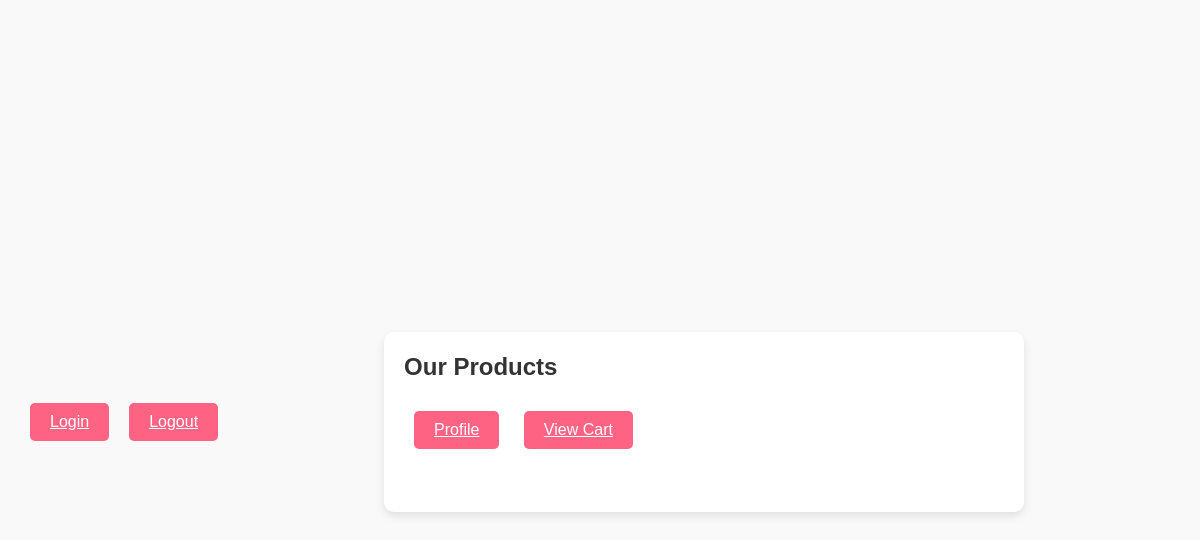
/Cake/catalog, run on an earlier commit of the app's database.
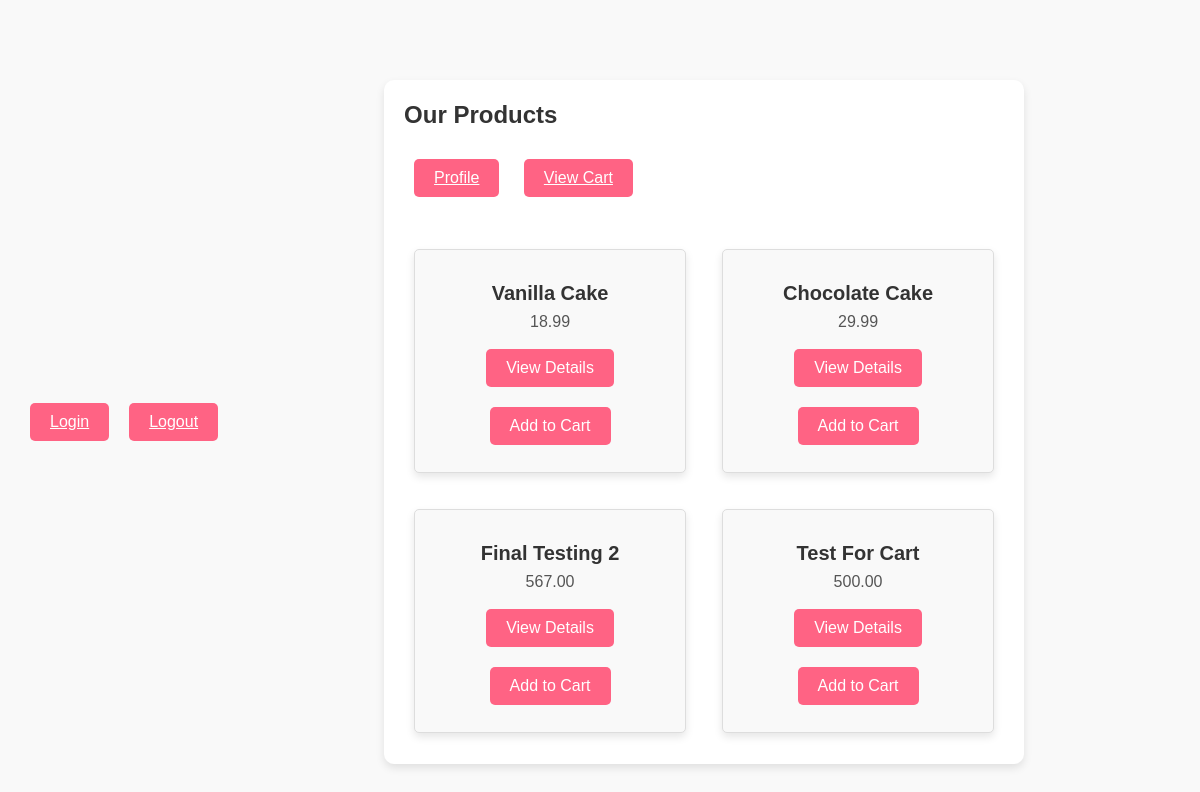
And on a later commit of the database.
### tables this page shows
CREATE TABLE `product` (
  `product_id` int(11) NOT NULL,
  `name` varchar(255) NOT NULL,
  `type` varchar(100) NOT NULL,
  `price` decimal(10,2) NOT NULL,
  `details` text NOT NULL,
  `quantity` int(11) NOT NULL,
  `image_path` varchar(255) NOT NULL
);

### app/core/Controller.php (called while the page is built, shortened)
<?php
class Controller{
	function view($name, $data=null){
		include('app/views/' . $name . '.php');
	}
}

### app/controllers/Cake.php (called while the page is built, shortened)
<?php
class Cake extends \app\core\Controller {
    public function catalog() {
        $product = new \app\models\Product();
        $products = $product->getAll();
        $this->view('Product/catalog', $products);
    }
}

### app/core/App.php (called while the page is built, shortened)
<?php
class App{
    private $routes = [];
    public function addRoute($url,$handler){
        $url = preg_replace('/{([^\/]+)}/', '(?<$1>[^\/]+)', $url);
        $this->routes[$url] = $handler;
    }
    public function resolve($url){
        $matches = [];
        foreach ($this->routes as $routePattern => $controllerMethod) {
            if(preg_match("#^$routePattern$#", $url, $matches)){
                $namedParams = array_filter($matches,
                    function($key) {
                        return !is_numeric($key);
                    }
                    , ARRAY_FILTER_USE_KEY);
                return [$controllerMethod, $namedParams];
            }
        }
        return false;
    }
    function __construct(){
        $url = $_GET['url'];
        [$controllerMethod, $namedParams] = $this->resolve($url);
        [$controller,$method] = explode(',', $controllerMethod);
        $controllerInstance = new $controller();
        call_user_func_array([$controllerInstance, $method], $namedParams);
    }
}

### index.php (called while the page is built, shortened)
<?php
new App();

### app/models/Product.php (called while the page is built, shortened)
<?php
class Product extends \app\core\Model{
    public function getAll(){
        $SQL = 'SELECT * FROM product';
        $STMT = self::$_conn->prepare($SQL);
        $STMT->execute();
        $STMT->setFetchMode(PDO::FETCH_CLASS, 'app\models\Product');
        return $STMT->fetchAll();
    }
}

### app/core/autoload.php (called while the page is built, shortened)
<?php
spl_autoload_register(
    function($class_name){
        $class_name = str_replace('\\', DIRECTORY_SEPARATOR, $class_name);
        if(file_exists($class_name.'.php')){
            return true;
        }
        else
        {
            return false;
        }
    }
);

### app/core/Model.php (called while the page is built, shortened)
<?php
class Model{
	public function __construct(){
		$host = 'localhost';
		$dbname = 'cakedb';
		$user = 'root';
		$pass = '';
	}
}

### app/views/Product/catalog.php (the view, shortened to what this page needs)
<html lang="en">
<head>
    <link rel="stylesheet" href="\css\base.css">
    <link rel="stylesheet" href="\css\product.css">
</head>
<body>
    <a href="/User/login" class="add-to-cart-btn">Login</a>
    <a href="/User/logout" class="add-to-cart-btn">Logout</a>
    <div class="container">
        <h2>Our Products</h2>
        <a href="/Profile/index" class="add-to-cart-btn">Profile</a>
        <a href="/Cart/index" class="add-to-cart-btn">View Cart</a>
        <form method='post' action=''>
        <div class="product-grid">
            <?php foreach ($data as $product) { ?>
                <div class="product">
                        <div class="product-info">
                            <h3><?= $product->name ?></h3>
                            <p class="product-price"><?= $product->price ?></p>
                            <a href="/Cake/details/<?= $product->product_id ?>" class="add-to-cart-btn">View Details</a>
                            <a href="/Cart/add/<?= $product->product_id ?>" class="add-to-cart-btn">Add to Cart</a>
                        </div>
                </div>
            <?php } ?>
        </div>
        </form>
    </div>
</body>
</html>

What changed in the data, as far as the page shows it:
added product: name "Vanilla Cake", price "18.99"
added product: name "Chocolate Cake", price "29.99"
added product: name "Final Testing 2", price "567.00"
added product: name "Test For Cart", price "500.00"
